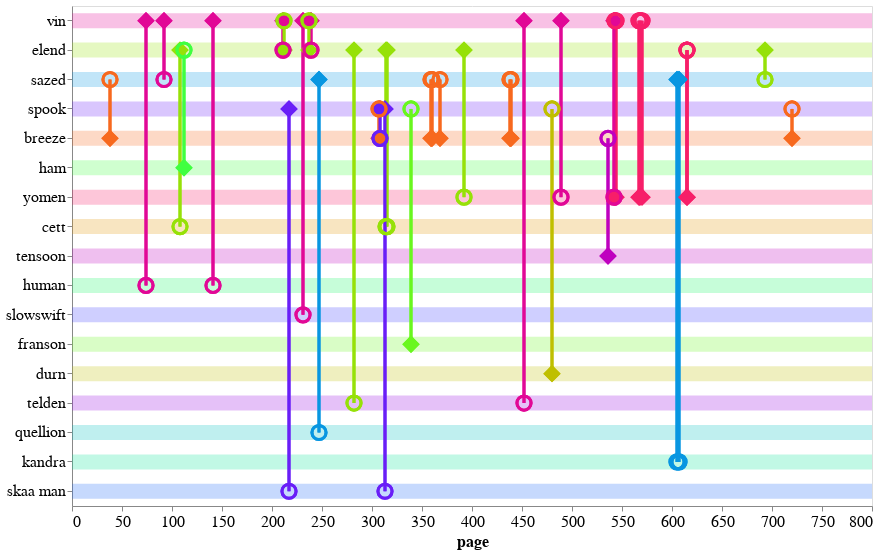

Write notebook code for a chart like this one.
### Code cell
plot_eyebrow_connections_int(ha_plot_df,'ha_eyebrow_conn_int')

### Figure 1 — Vega-Lite specification as saved in the notebook (floating-point values rounded to 4 significant figures)
{"config": {"view": {"continuousWidth": 400, "continuousHeight": 300}, "axis": {"labelFontSize": 16, "titleFontSize": 16}}, "layer": [{"data": {"name": "data-c2b034b7711d284c4c74e7d50ce0ea70"}, "mark": "rule", "encoding": {"color": {"type": "nominal", "field": "character_draw", "legend": null, "scale": {"scheme": "sinebow"}}, "opacity": {"condition": {"value": 0.25, "selection": "selector003"}, "value": 0.05}, "size": {"value": 15}, "y": {"type": "nominal", "field": "character_draw", "sort": null}}, "selection": {"selector003": {"type": "multi", "on": "mouseover", "fields": ["character_draw"], "nearest": true}}}, {"data": {"name": "data-b51d5bbfa6cf4ef2c7ac5d7107e4bc90"}, "mark": "point", "encoding": {"color": {"type": "nominal", "field": "source", "legend": null, "scale": {"scheme": "sinebow"}}, "opacity": {"value": 0}, "tooltip": [{"type": "nominal", "field": "source"}, {"type": "nominal", "field": "target"}, {"type": "quantitative", "field": "page"}], "x": {"type": "quantitative", "axis": {"grid": false}, "field": "page"}, "y": {"type": "nominal", "axis": {"title": null}, "field": "character_draw", "sort": null}}}, {"data": {"name": "data-b51d5bbfa6cf4ef2c7ac5d7107e4bc90"}, "mark": "rule", "encoding": {"color": {"type": "nominal", "field": "source", "legend": null, "scale": {"scheme": "sinebow"}}, "opacity": {"condition": {"value": 1, "selection": "selector003"}, "value": 0.15}, "size": {"condition": {"value": 3, "selection": "selector003"}, "value": 1}, "tooltip": [{"type": "nominal", "field": "source"}, {"type": "nominal", "field": "target"}, {"type": "quantitative", "field": "page"}], "x": {"type": "quantitative", "field": "page"}, "y": {"type": "nominal", "field": "source", "sort": null}, "y2": {"field": "target"}}}, {"data": {"name": "data-b51d5bbfa6cf4ef2c7ac5d7107e4bc90"}, "mark": {"type": "point", "filled": true, "shape": "diamond"}, "encoding": {"color": {"type": "nominal", "field": "source", "legend": null, "scale": {"scheme": "sinebow"}}, "opacity": {"value": 1}, "size": {"condition": {"value": 300, "selection": "selector003"}, "value": 100}, "tooltip": [{"type": "nominal", "field": "source"}, {"type": "nominal", "field": "target"}, {"type": "quantitative", "field": "page"}], "x": {"type": "quantitative", "field": "page"}, "y": {"type": "nominal", "field": "source", "sort": null}}}, {"data": {"name": "data-b51d5bbfa6cf4ef2c7ac5d7107e4bc90"}, "mark": "point", "encoding": {"color": {"type": "nominal", "field": "source", "legend": null, "scale": {"scheme": "sinebow"}}, "opacity": {"value": 1}, "size": {"condition": {"value": 200, "selection": "selector003"}, "value": 100}, "strokeWidth": {"condition": {"value": 3, "selection": "selector003"}, "value": 1}, "tooltip": [{"type": "nominal", "field": "source"}, {"type": "nominal", "field": "target"}, {"type": "quantitative", "field": "page"}], "x": {"type": "quantitative", "field": "page"}, "y": {"type": "nominal", "field": "target", "sort": null}}}], "height": 500, "width": 800, "$schema": "https://vega.github.io/schema/vega-lite/v4.0.2.json", "datasets": {"data-c2b034b7711d284c4c74e7d50ce0ea70": [{"character_draw": "vin"}, {"character_draw": "elend"}, {"character_draw": "sazed"}, {"character_draw": "spook"}, {"character_draw": "breeze"}, {"character_draw": "ham"}, {"character_draw": "yomen"}, {"character_draw": "cett"}, {"character_draw": "tensoon"}, {"character_draw": "human"}, {"character_draw": "slowswift"}, {"character_draw": "franson"}, {"character_draw": "durn"}, {"character_draw": "telden"}, {"character_draw": "quellion"}, {"character_draw": "kandra"}, {"character_draw": "skaa man"}], "data-b51d5bbfa6cf4ef2c7ac5d7107e4bc90": [{"idx": 108, "eyebrow": "target", "character_draw": "vin", "page": 212, "source": "elend", "target": "vin", "book": 3, "char_order": "vin"}, {"idx": 133, "eyebrow": "target", "character_draw": "vin", "page": 544, "source": "yomen", "target": "vin", "book": 3, "char_order": "vin"}, {"idx": 134, "eyebrow": "target", "character_draw": "vin", "page": 567, "source": "yomen", "target": "vin", "book": 3, "char_order": "vin"}, {"idx": 135, "eyebrow": "target", "character_draw": "vin", "page": 568, "source": "yomen", "target": "vin", "book": 3, "char_order": "vin"}, {"idx": 129, "eyebrow": "source", "character_draw": "vin", "page": 489, "source": "vin", "target": "yomen", "book": 3, "char_order": "vin"}, {"idx": 112, "eyebrow": "source", "character_draw": "vin", "page": 239, "source": "vin", "target": "elend", "book": 3, "char_order": "vin"}, {"idx": 111, "eyebrow": "target", "character_draw": "vin", "page": 237, "source": "elend", "target": "vin", "book": 3, "char_order": "vin"}, {"idx": 127, "eyebrow": "source", "character_draw": "vin", "page": 452, "source": "vin", "target": "telden", "book": 3, "char_order": "vin"}, {"idx": 136, "eyebrow": "target", "character_draw": "vin", "page": 570, "source": "yomen", "target": "vin", "book": 3, "char_order": "vin"}, {"idx": 110, "eyebrow": "source", "character_draw": "vin", "page": 231, "source": "vin", "target": "slowswift", "book": 3, "char_order": "vin"}, {"idx": 132, "eyebrow": "target", "character_draw": "vin", "page": 543, "source": "yomen", "target": "vin", "book": 3, "char_order": "vin"}, {"idx": 107, "eyebrow": "source", "character_draw": "vin", "page": 211, "source": "vin", "target": "elend", "book": 3, "char_order": "vin"}, {"idx": 131, "eyebrow": "source", "character_draw": "vin", "page": 542, "source": "vin", "target": "yomen", "book": 3, "char_order": "vin"}, {"idx": 106, "eyebrow": "source", "character_draw": "vin", "page": 141, "source": "vin", "target": "human", "book": 3, "char_order": "vin"}, {"idx": 102, "eyebrow": "source", "character_draw": "vin", "page": 74, "source": "vin", "target": "human", "book": 3, "char_order": "vin"}, {"idx": 103, "eyebrow": "source", "character_draw": "vin", "page": 92, "source": "vin", "target": "sazed", "book": 3, "char_order": "vin"}, {"idx": 107, "eyebrow": "target", "character_draw": "elend", "page": 211, "source": "vin", "target": "elend", "book": 3, "char_order": "elend"}, {"idx": 124, "eyebrow": "source", "character_draw": "elend", "page": 392, "source": "elend", "target": "yomen", "book": 3, "char_order": "elend"}, {"idx": 114, "eyebrow": "source", "character_draw": "elend", "page": 282, "source": "elend", "target": "telden", "book": 3, "char_order": "elend"}, {"idx": 112, "eyebrow": "target", "character_draw": "elend", "page": 239, "source": "vin", "target": "elend", "book": 3, "char_order": "elend"}, {"idx": 119, "eyebrow": "source", "character_draw": "elend", "page": 315, "source": "elend", "target": "cett", "book": 3, "char_order": "elend"}, {"idx": 104, "eyebrow": "source", "character_draw": "elend", "page": 108, "source": "elend", "target": "cett", "book": 3, "char_order": "elend"}, {"idx": 141, "eyebrow": "source", "character_draw": "elend", "page": 693, "source": "elend", "target": "sazed", "book": 3, "char_order": "elend"}, {"idx": 140, "eyebrow": "target", "character_draw": "elend", "page": 615, "source": "yomen", "target": "elend", "book": 3, "char_order": "elend"}, {"idx": 105, "eyebrow": "target", "character_draw": "elend", "page": 112, "source": "ham", "target": "elend", "book": 3, "char_order": "elend"}, {"idx": 118, "eyebrow": "source", "character_draw": "elend", "page": 314, "source": "elend", "target": "cett", "book": 3, "char_order": "elend"}, {"idx": 108, "eyebrow": "source", "character_draw": "elend", "page": 212, "source": "elend", "target": "vin", "book": 3, "char_order": "elend"}, {"idx": 139, "eyebrow": "target", "character_draw": "elend", "page": 615, "source": "yomen", "target": "elend", "book": 3, "char_order": "elend"}, {"idx": 111, "eyebrow": "source", "character_draw": "elend", "page": 237, "source": "elend", "target": "vin", "book": 3, "char_order": "elend"}, {"idx": 125, "eyebrow": "target", "character_draw": "sazed", "page": 438, "source": "breeze", "target": "sazed", "book": 3, "char_order": "sazed"}, {"idx": 126, "eyebrow": "target", "character_draw": "sazed", "page": 439, "source": "breeze", "target": "sazed", "book": 3, "char_order": "sazed"}, {"idx": 121, "eyebrow": "target", "character_draw": "sazed", "page": 359, "source": "breeze", "target": "sazed", "book": 3, "char_order": "sazed"}, {"idx": 123, "eyebrow": "target", "character_draw": "sazed", "page": 368, "source": "breeze", "target": "sazed", "book": 3, "char_order": "sazed"}, {"idx": 137, "eyebrow": "source", "character_draw": "sazed", "page": 605, "source": "sazed", "target": "kandra", "book": 3, "char_order": "sazed"}, {"idx": 138, "eyebrow": "source", "character_draw": "sazed", "page": 607, "source": "sazed", "target": "kandra", "book": 3, "char_order": "sazed"}, {"idx": 103, "eyebrow": "target", "character_draw": "sazed", "page": 92, "source": "vin", "target": "sazed", "book": 3, "char_order": "sazed"}, {"idx": 141, "eyebrow": "target", "character_draw": "sazed", "page": 693, "source": "elend", "target": "sazed", "book": 3, "char_order": "sazed"}, {"idx": 101, "eyebrow": "target", "character_draw": "sazed", "page": 38, "source": "breeze", "target": "sazed", "book": 3, "char_order": "sazed"}, {"idx": 113, "eyebrow": "source", "character_draw": "sazed", "page": 247, "source": "sazed", "target": "quellion", "book": 3, "char_order": "sazed"}, {"idx": 122, "eyebrow": "target", "character_draw": "sazed", "page": 360, "source": "breeze", "target": "sazed", "book": 3, "char_order": "sazed"}, {"idx": 128, "eyebrow": "target", "character_draw": "spook", "page": 480, "source": "durn", "target": "spook", "book": 3, "char_order": "spook"}, {"idx": 142, "eyebrow": "target", "character_draw": "spook", "page": 720, "source": "breeze", "target": "spook", "book": 3, "char_order": "spook"}, {"idx": 109, "eyebrow": "source", "character_draw": "spook", "page": 217, "source": "spook", "target": "skaa man", "book": 3, "char_order": "spook"}, {"idx": 120, "eyebrow": "target", "character_draw": "spook", "page": 339, "source": "franson", "target": "spook", "book": 3, "char_order": "spook"}, {"idx": 115, "eyebrow": "target", "character_draw": "spook", "page": 307, "source": "breeze", "target": "spook", "book": 3, "char_order": "spook"}, {"idx": 116, "eyebrow": "source", "character_draw": "spook", "page": 308, "source": "spook", "target": "breeze", "book": 3, "char_order": "spook"}, {"idx": 117, "eyebrow": "source", "character_draw": "spook", "page": 313, "source": "spook", "target": "skaa man", "book": 3, "char_order": "spook"}, {"idx": 122, "eyebrow": "source", "character_draw": "breeze", "page": 360, "source": "breeze", "target": "sazed", "book": 3, "char_order": "breeze"}, {"idx": 115, "eyebrow": "source", "character_draw": "breeze", "page": 307, "source": "breeze", "target": "spook", "book": 3, "char_order": "breeze"}, {"idx": 142, "eyebrow": "source", "character_draw": "breeze", "page": 720, "source": "breeze", "target": "spook", "book": 3, "char_order": "breeze"}, {"idx": 130, "eyebrow": "target", "character_draw": "breeze", "page": 536, "source": "tensoon", "target": "breeze", "book": 3, "char_order": "breeze"}, {"idx": 116, "eyebrow": "target", "character_draw": "breeze", "page": 308, "source": "spook", "target": "breeze", "book": 3, "char_order": "breeze"}, {"idx": 101, "eyebrow": "source", "character_draw": "breeze", "page": 38, "source": "breeze", "target": "sazed", "book": 3, "char_order": "breeze"}, {"idx": 126, "eyebrow": "source", "character_draw": "breeze", "page": 439, "source": "breeze", "target": "sazed", "book": 3, "char_order": "breeze"}, {"idx": 121, "eyebrow": "source", "character_draw": "breeze", "page": 359, "source": "breeze", "target": "sazed", "book": 3, "char_order": "breeze"}, {"idx": 125, "eyebrow": "source", "character_draw": "breeze", "page": 438, "source": "breeze", "target": "sazed", "book": 3, "char_order": "breeze"}, {"idx": 123, "eyebrow": "source", "character_draw": "breeze", "page": 368, "source": "breeze", "target": "sazed", "book": 3, "char_order": "breeze"}, {"idx": 105, "eyebrow": "source", "character_draw": "ham", "page": 112, "source": "ham", "target": "elend", "book": 3, "char_order": "ham"}, {"idx": 135, "eyebrow": "source", "character_draw": "yomen", "page": 568, "source": "yomen", "target": "vin", "book": 3, "char_order": "yomen"}, {"idx": 140, "eyebrow": "source", "character_draw": "yomen", "page": 615, "source": "yomen", "target": "elend", "book": 3, "char_order": "yomen"}, {"idx": 139, "eyebrow": "source", "character_draw": "yomen", "page": 615, "source": "yomen", "target": "elend", "book": 3, "char_order": "yomen"}, {"idx": 136, "eyebrow": "source", "character_draw": "yomen", "page": 570, "source": "yomen", "target": "vin", "book": 3, "char_order": "yomen"}, {"idx": 134, "eyebrow": "source", "character_draw": "yomen", "page": 567, "source": "yomen", "target": "vin", "book": 3, "char_order": "yomen"}, {"idx": 133, "eyebrow": "source", "character_draw": "yomen", "page": 544, "source": "yomen", "target": "vin", "book": 3, "char_order": "yomen"}, {"idx": 132, "eyebrow": "source", "character_draw": "yomen", "page": 543, "source": "yomen", "target": "vin", "book": 3, "char_order": "yomen"}, {"idx": 124, "eyebrow": "target", "character_draw": "yomen", "page": 392, "source": "elend", "target": "yomen", "book": 3, "char_order": "yomen"}, {"idx": 131, "eyebrow": "target", "character_draw": "yomen", "page": 542, "source": "vin", "target": "yomen", "book": 3, "char_order": "yomen"}, {"idx": 129, "eyebrow": "target", "character_draw": "yomen", "page": 489, "source": "vin", "target": "yomen", "book": 3, "char_order": "yomen"}, {"idx": 104, "eyebrow": "target", "character_draw": "cett", "page": 108, "source": "elend", "target": "cett", "book": 3, "char_order": "cett"}, {"idx": 118, "eyebrow": "target", "character_draw": "cett", "page": 314, "source": "elend", "target": "cett", "book": 3, "char_order": "cett"}, {"idx": 119, "eyebrow": "target", "character_draw": "cett", "page": 315, "source": "elend", "target": "cett", "book": 3, "char_order": "cett"}, {"idx": 130, "eyebrow": "source", "character_draw": "tensoon", "page": 536, "source": "tensoon", "target": "breeze", "book": 3, "char_order": "tensoon"}, {"idx": 106, "eyebrow": "target", "character_draw": "human", "page": 141, "source": "vin", "target": "human", "book": 3, "char_order": "human"}, {"idx": 102, "eyebrow": "target", "character_draw": "human", "page": 74, "source": "vin", "target": "human", "book": 3, "char_order": "human"}, {"idx": 110, "eyebrow": "target", "character_draw": "slowswift", "page": 231, "source": "vin", "target": "slowswift", "book": 3, "char_order": "slowswift"}, {"idx": 120, "eyebrow": "source", "character_draw": "franson", "page": 339, "source": "franson", "target": "spook", "book": 3, "char_order": "franson"}, {"idx": 128, "eyebrow": "source", "character_draw": "durn", "page": 480, "source": "durn", "target": "spook", "book": 3, "char_order": "durn"}, {"idx": 114, "eyebrow": "target", "character_draw": "telden", "page": 282, "source": "elend", "target": "telden", "book": 3, "char_order": "telden"}, {"idx": 127, "eyebrow": "target", "character_draw": "telden", "page": 452, "source": "vin", "target": "telden", "book": 3, "char_order": "telden"}, {"idx": 113, "eyebrow": "target", "character_draw": "quellion", "page": 247, "source": "sazed", "target": "quellion", "book": 3, "char_order": "quellion"}, {"idx": 137, "eyebrow": "target", "character_draw": "kandra", "page": 605, "source": "sazed", "target": "kandra", "book": 3, "char_order": "kandra"}, {"idx": 138, "eyebrow": "target", "character_draw": "kandra", "page": 607, "source": "sazed", "target": "kandra", "book": 3, "char_order": "kandra"}, {"idx": 109, "eyebrow": "target", "character_draw": "skaa man", "page": 217, "source": "spook", "target": "skaa man", "book": 3, "char_order": "skaa man"}, {"idx": 117, "eyebrow": "target", "character_draw": "skaa man", "page": 313, "source": "spook", "target": "skaa man", "book": 3, "char_order": "skaa man"}]}}
